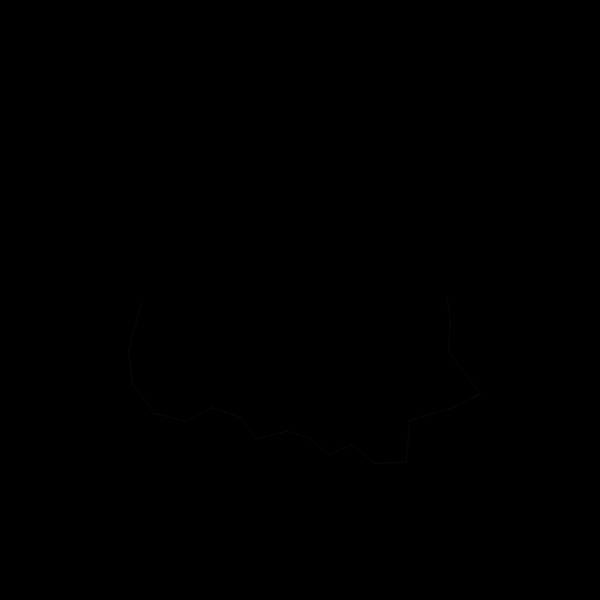
Frame 1 (no input)
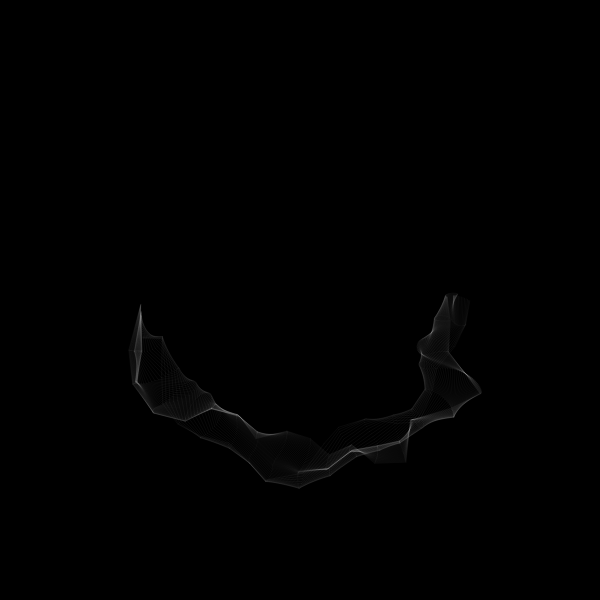
Frame 60 (no input)
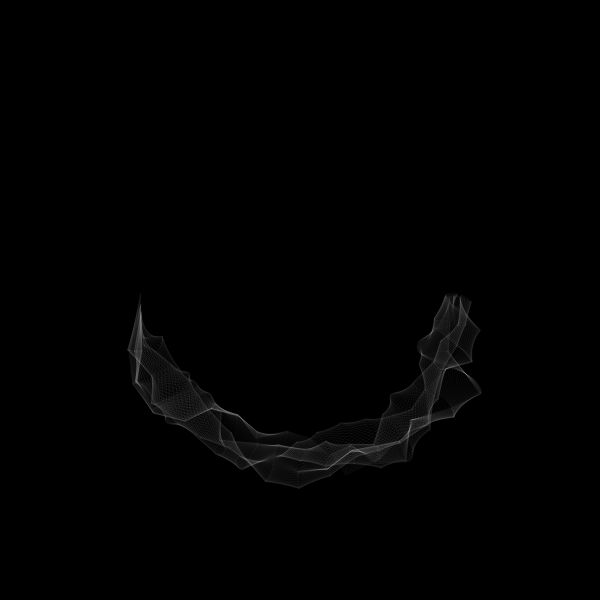
Frame 120 (the mouse pressed at the canvas centre since frame 60)

The p5.js sketch that drew these frames (run headless with seeded random() and noise() and a simulated clock; from frame 60 on, the mouse is pressed at the canvas centre):

// p5.js sketch
// ── sketch.js
//forked from kusakari 

let _aryLine = [];

let _minWidth;



function setObject() {
  _minWidth = min(width, height) * 0.8;
  strokeWeight(_minWidth/40);
  stroke(255);
  noFill();
  strokeJoin(ROUND);
  let numLine = 1;
  for (let i = 0; i < numLine; i++) {
    _aryLine[i] = new BendLine();
  }
}

function setup() {
  w = 600;
  var canvas;
    if(windowWidth>=600 && windowHeight >=600){
      canvas = createCanvas(600, 600);
    }
    else{
      canvas = createCanvas(windowWidth, windowHeight - 100);
    }

  var x = (windowWidth - width) / 2;
  var y = (windowHeight - height) / 2;

  canvas.position(x, y);
  background(0);
  setObject();
}



class BendLine {
  constructor() {
    this.r = _minWidth / 3;
    this.numPoints = 20;
    this.aryXy = [];
    for (let i = 0; i < this.numPoints; i++) {
      let ang = PI / this.numPoints * i;
      this.aryXy[i] = createVector(this.r * cos(ang), this.r * sin(ang));
    }
    
    this.numBend = 10;
    this.aryRParameter = [];
    for (let i = 0; i < this.numBend; i++) {
      this.aryRParameter[i] = [this.r / 30 * 1**i, random(8*PI), 2*PI / random(100, 500)];//[max, init, speed]
    }
    this.aryinitAngParameter = [];
    for (let i = 0; i < this.numBend; i++) {
      this.aryinitAngParameter[i] = [2*PI, random(2*PI), 2*PI / random(200, 500)];//[max, init, speed]
    }
    this.aryAngStep = [];
    for (let i = 0; i < this.numBend; i++) {
      this.aryAngStep[i] = PI / this.numPoints * int(random(3, 8 + i));
    }
    this.numCycle = 2;
  }
  update() {
    this.updateR();
    this.updateInitAng();
    this.newAryXy = this.aryXy;
    for (let i = 0; i < this.numBend; i++) {
      this.newAryXy = bend(this.newAryXy, this.aryR[i], this.aryinitAng[i], this.aryAngStep[i], this.numCycle);
    }
  }
  updateR() {
    this.aryR = [];
    for (let i = 0; i < this.aryRParameter.length; i++) {
      this.aryR[i] = this.aryRParameter[i][0] * (sin(this.aryRParameter[i][1] + this.aryRParameter[i][2] * frameCount));
    }
  }
  updateInitAng() {
    this.aryinitAng = [];
    for (let i = 0; i < this.aryinitAngParameter.length; i++) {
      this.aryinitAng[i] = this.aryinitAngParameter[i][1] + this.aryinitAngParameter[i][0] * (cos(this.aryinitAngParameter[i][2] * frameCount));
    }
  }
  draw() {
    beginShape();
    for (let i = 0; i < this.newAryXy.length-1; i++) {
      line(this.newAryXy[i].x, this.newAryXy[i].y, this.newAryXy[i+1].x, this.newAryXy[i+1].y);
    }
    endShape(CLOSE);
  }
}

function bend(aryXy, r, initAng, angStep, numCycle) {
  let aryXy2 = aryXy;
  for (let j = 0; j < numCycle; j++) {
    let aryXyNew = [];
    for (let i = 0; i < aryXy2.length; i++) {
      let xy_1_2 = p5.Vector.sub(aryXy2[(i+1)%aryXy2.length], aryXy2[i]);
      let ang = initAng + angStep * i;
      xy_1_2.rotate(-PI/2).setMag(r * sin(ang));
      let xy = p5.Vector.add(aryXy2[i], xy_1_2);
      aryXyNew.push(xy);
    }
    aryXy2 = aryXyNew;
  }

  return aryXy2;
}

function draw() {
  background(0, 1);
  fill(50)
  stroke(255, 10)
  strokeWeight(1)
  translate(width/2, height/2);
  for (let i = 0; i < _aryLine.length; i++) {
    _aryLine[i].update();
    _aryLine[i].draw();
  }
}
